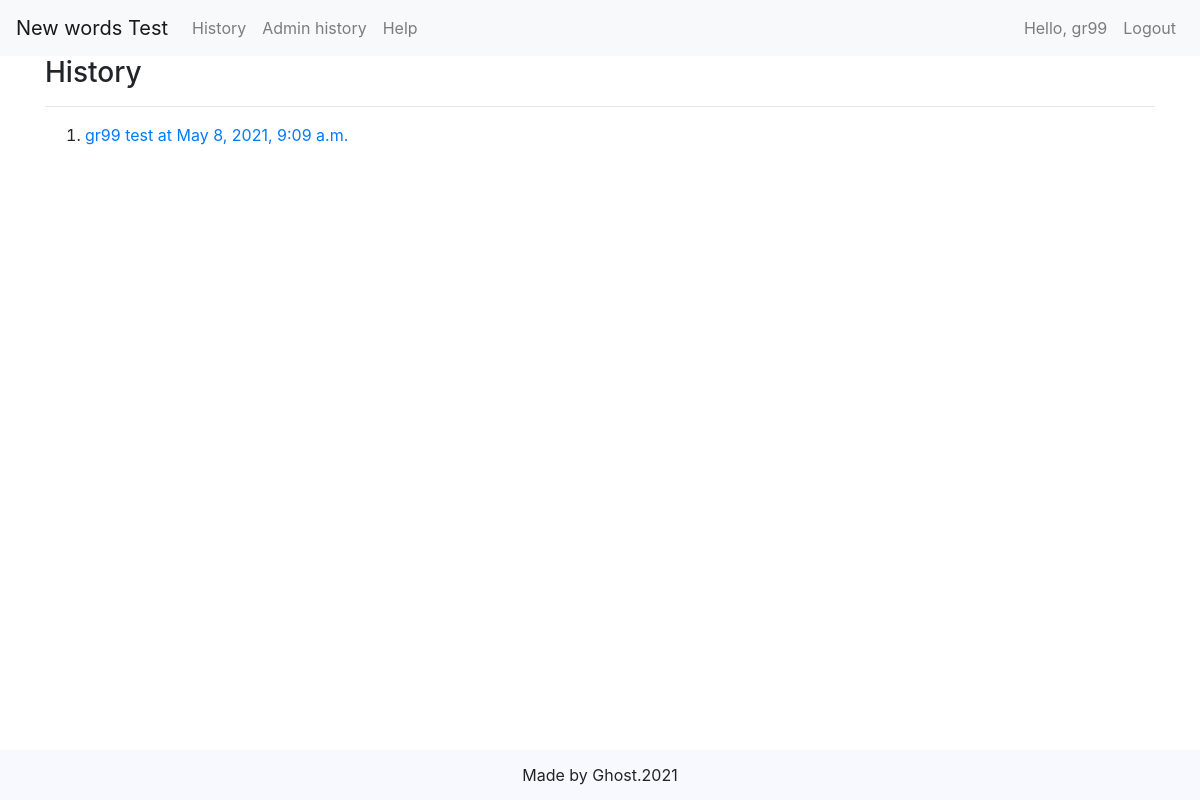
/history/ (signed in), run on an earlier commit of the app's database.
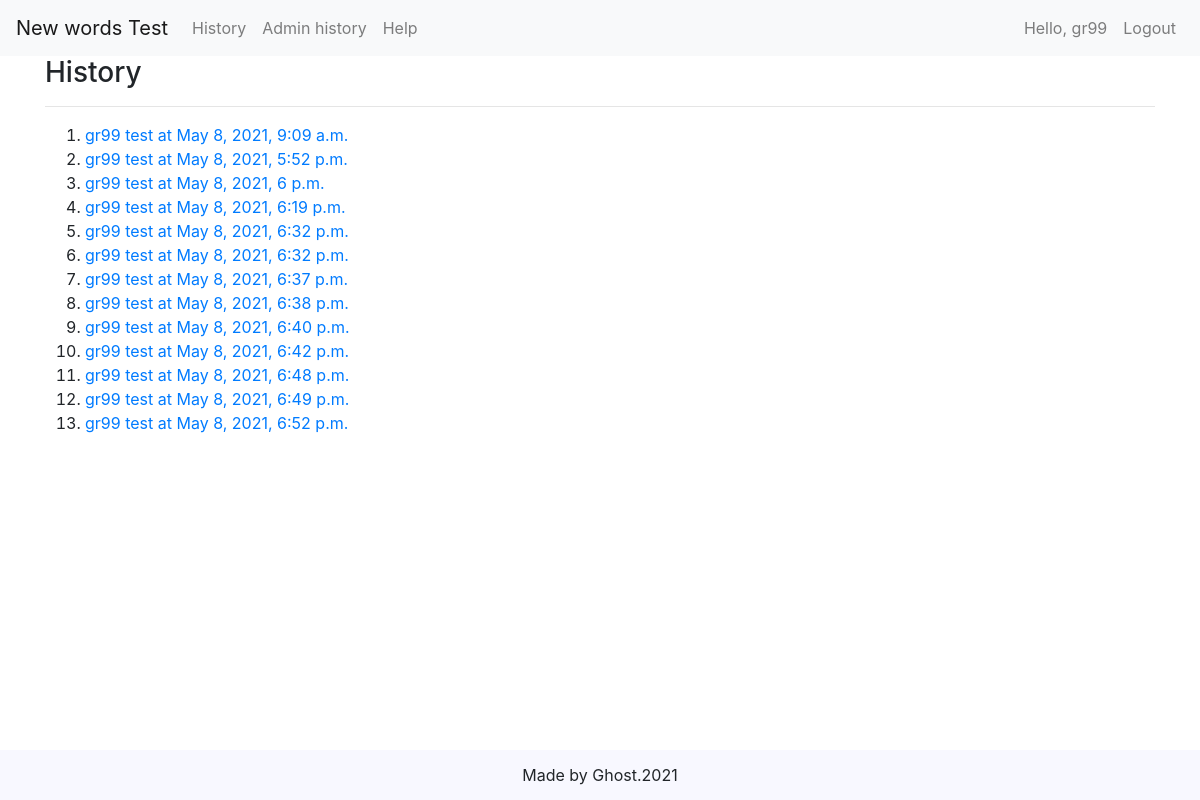
And on a later commit of the database.
### newword/models.py (models this page shows, shortened)
class Test(models.Model):
  test_time = models.DateTimeField(auto_now_add=True)
  score = models.IntegerField(null=True)
  user = models.ForeignKey(User, on_delete=models.CASCADE, related_name="answers")
  lesson = models.ForeignKey(Lesson, on_delete=models.CASCADE, blank=True, null=True)
  num_of_quest = models.IntegerField(blank=True, null=True)

### newword/views.py (the view)
# urls.py: path("history/", views.view_history, name="history"),
@login_required
def view_history(request):
  tests = Test.objects.filter(user=request.user)
  context = {
    "tests": tests,
  }
  return render(request, "history.html", context)

### newword/templates/history.html (shortened to what this page needs)
{% extends "base.html" %}
{% load static %}
{% block content %}
  <h3>History</h3>
  <hr>
  <ol>
    {% for test in tests %}
    <li><a href="{% url 'review' test.pk %}"> {{ test.user }} test at {{ test.test_time }}</a></li>
    {% endfor %}
  </ol>
{% endblock %}

### templates/base.html (shortened to what this page needs)
<!DOCTYPE html>
<html lang="en">
<head>
  {% load static %}
  <link rel="stylesheet" href="https://stackpath.bootstrapcdn.com/bootstrap/4.4.1/css/bootstrap.min.css">
</head>
<body>
  <header>
    <nav class="navbar navbar-expand-lg navbar-light bg-light">
      <a class="navbar-brand" href="{% url 'home' %}">New words Test</a>
      <div class="collapse navbar-collapse" id="navbarNavAltMarkup">
        <div class="navbar-nav">
          <a class="nav-item nav-link" id="nav-cart" href="{% url 'history' %}">History</a>
          {% if request.user.is_superuser %}
          <a class="nav-item nav-link" id="nav-cart" href="{% url 'admin_history' %}">Admin history</a>
          {% endif %}
          <a class="nav-item nav-link" id="nav-order" href="https://www.google.com.vn/">Help</a>
        </div>
        <div class="navbar-nav ml-auto">
          {% if user.is_anonymous %}
          <a class="nav-item nav-link nav-user">Hello, Anonymous user</a>
          <a class="nav-item nav-link nav-func" href="{% url 'login' %}">Login</a>
          {% else %}
          <a class="nav-item nav-link nav-user">Hello, {{ user }}</a>
          <a class="nav-item nav-link nav-func" href="{% url 'logout' %}">Logout</a>
          {% endif %}
        </div>
      </div>
    </nav>
  </header>
  <main class="container">
    {% block content %}
    {% endblock %}
  </main>
  <footer>
    Made by Ghost.2021
  </footer>
</body>
</html>

### templates/base.html (style rules this page uses)
body { min-height: 100vh; display: flex; flex-direction: column; }
footer { margin-top: auto; display: flex; justify-content: center; align-items: center; background-color: ghostwhite; height: 50px; }

What changed in the data, as far as the page shows it:
added Test: user "gr99", test_time "May 8, 2021, 5:52 p.m."
added Test: user "gr99", test_time "May 8, 2021, 6 p.m."
added Test: user "gr99", test_time "May 8, 2021, 6:19 p.m."
added Test: user "gr99", test_time "May 8, 2021, 6:32 p.m."
added Test: user "gr99", test_time "May 8, 2021, 6:32 p.m."
added Test: user "gr99", test_time "May 8, 2021, 6:37 p.m."
added Test: user "gr99", test_time "May 8, 2021, 6:38 p.m."
added Test: user "gr99", test_time "May 8, 2021, 6:40 p.m."
added Test: user "gr99", test_time "May 8, 2021, 6:42 p.m."
added Test: user "gr99", test_time "May 8, 2021, 6:48 p.m."
added Test: user "gr99", test_time "May 8, 2021, 6:49 p.m."
added Test: user "gr99", test_time "May 8, 2021, 6:52 p.m."
